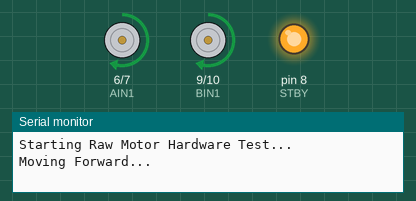
A sketch run on a simulated Arduino Uno, built with avr-gcc and run on an emulated ATmega328P. Parts: motor-driver pin pairs drawn as motors (green arrow = first pin HIGH = forward, orange = second pin HIGH = backward, longer = more drive, scaled by the enable pin, stopped while the standby pin is LOW), output pins drawn as LEDs (lit = HIGH), the last lines printed to the serial monitor.

Above: at 1.0 s.
At 2.5 s:
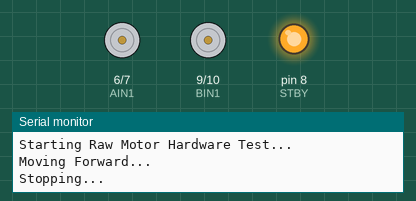
At 4.0 s:
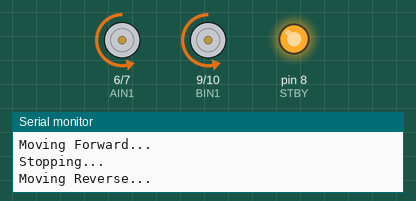
Timing chart, 0 to 7.8 s (numbered marks = the images above):
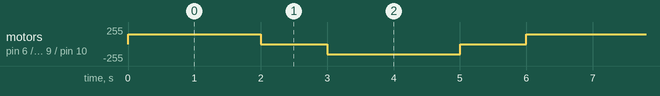

The sketch:

MotorTest.ino
```cpp
// --- PIN DEFINITIONS ---
// Standby Pin
const int STBY = 8;

// Left Motor (Motor A)
const int PWMA = 5;
const int AIN1 = 6;
const int AIN2 = 7;

// Right Motor (Motor B)
const int PWMB = 11;
const int BIN1 = 9;
const int BIN2 = 10;

void setup() {
  Serial.begin(115200);
  Serial.println("Starting Raw Motor Hardware Test...");

  // Set all motor control pins as outputs
  pinMode(STBY, OUTPUT);

  pinMode(PWMA, OUTPUT);
  pinMode(AIN1, OUTPUT);
  pinMode(AIN2, OUTPUT);

  pinMode(PWMB, OUTPUT);
  pinMode(BIN1, OUTPUT);
  pinMode(BIN2, OUTPUT);

  // Wake up the motor driver
  digitalWrite(STBY, HIGH);
}

void loop() {
  // --------------------------------------------------
  // TEST 1: BOTH MOTORS FORWARD (2 Seconds)
  // --------------------------------------------------
  Serial.println("Moving Forward...");

  // Left Motor Forward
  digitalWrite(AIN1, HIGH);
  digitalWrite(AIN2, LOW);
  analogWrite(PWMA, 150); // ~60% power

  // Right Motor Forward
  digitalWrite(BIN1, HIGH);
  digitalWrite(BIN2, LOW);
  analogWrite(PWMB, 150); // ~60% power

  delay(2000);

  // --------------------------------------------------
  // TEST 2: COAST / STOP (1 Second)
  // --------------------------------------------------
  Serial.println("Stopping...");

  analogWrite(PWMA, 0);
  analogWrite(PWMB, 0);

  delay(1000);

  // --------------------------------------------------
  // TEST 3: BOTH MOTORS REVERSE (2 Seconds)
  // --------------------------------------------------
  Serial.println("Moving Reverse...");

  // Left Motor Reverse
  digitalWrite(AIN1, LOW);
  digitalWrite(AIN2, HIGH);
  analogWrite(PWMA, 150);

  // Right Motor Reverse
  digitalWrite(BIN1, LOW);
  digitalWrite(BIN2, HIGH);
  analogWrite(PWMB, 150);

  delay(2000);

  // --------------------------------------------------
  // TEST 4: COAST / STOP (1 Second)
  // --------------------------------------------------
  Serial.println("Stopping...");

  analogWrite(PWMA, 0);
  analogWrite(PWMB, 0);

  delay(1000);
}
```

Measured:
- by itself, motor on pin 6 (AIN1) / pin 7 (AIN2), motor on pin 9 (BIN1) / pin 10 (BIN2): repeats every 6.0 s: stopped 1.0 s, backward 150/255 2.0 s, stopped 1.0 s, forward 150/255 2.0 s
